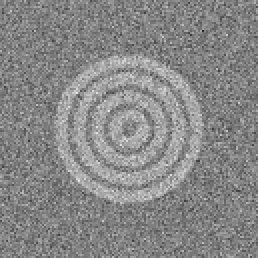
%> input picture Images/CC.png, 129 x 129 px (shown 2 times larger)
$ octave demo.m   (GNU Octave 9; MATLAB toolbox functions it lacks are replaced by stand-ins)
%> lines starting %> are read from the running program, lines starting %| are printed output that depends on the picture; in (x1, y1, x2, y2) boxes, pixels count from 0 and x2, y2 are one past the last pixel; in counts of white or black regions, pixels touching at a corner belong together; the program's own positions count from 1
### runReal.m
function res = runReal(I)
    close all;

    tic;
    [m,n] = size(I);
    R = zeros(size(I));
    block = 2^floor(log2(min(size(I))))+1;
    disp(block);
    gap = 10;

    xGrid = getGrid(block,gap,m);
    yGrid = getGrid(block,gap,n);

    iter = length(xGrid)*length(yGrid);

    fprintf('Number of Oterations = %d\n',iter);

    for x0 = xGrid
        for y0 = yGrid
            curI = I(x0:x0+block-1,y0:y0+block-1);
            curR = run(curI);

            curR(1:2,:) = 0;
            curR(end-1:end,:) = 0;
            curR(:,1:2) = 0;
            curR(:,end-1:end) = 0;

            R(x0:x0+block-1,y0:y0+block-1) = max(R(x0:x0+block-1,y0:y0+block-1),curR);
        end
    end

    res = R;
end

function grid = getGrid(block,gap,max)
    grid = zeros(1,max);
    grid(1) = 1;
    for i= 2:max
         grid(i)= grid(i-1)+block-gap;
         if grid(i)+block-1>max
            grid(i) = max-block+1;
            break;
         end
    end
    grid(grid == 0) = [];

    if length(grid)>=2 && grid(end) == grid(end-1)
        grid(end) = [];
    end

end

### runIm.m
%% Main Function

function resOut = runIm(I,prm)
    disp('Build Quad Pyramid');
    tic;
    global res;

    if ~exist('prm','var')
        prm = getPrm();
    end
    res.prm = prm;
    [n,m] = size(I);
    j = log2(n-1);

    if n ~= m
        disp('Non square image');
    elseif j-floor(j) ~=0
        disp('Image size is not a power of 2 plus 1');
    else
        bot = extractBottomLevelData(5,prm);

        g = meshgrid(1:n);
        S = sub2ind([n,n],g',g);
        res.S = S;
        %disp(S);
        N = n^2;
        res.N = N;
        sparseFlag = false;
        fClass = 'double';
        iClass = 'uint16';

        if prm.run
            sparseFlag = true;
            res.R = nan(N,N,fClass);
            res.L = nan(N,N,fClass);
            res.C = nan(N,N,fClass);
            res.Ang0 = nan(N,N,fClass);
            res.Ang1 = nan(N,N,fClass);
            res.minC = nan(N,N,fClass);
            res.maxC = nan(N,N,fClass);
            res.S0 = zeros(N,N,iClass);
            if prm.complexity == 2
                res.S1 = zeros(N,N,iClass);
            end
            res.pixels = zeros(N,N,prm.patchSize,iClass);
        else
            res.R = sparse(N,N);
            res.L = sparse(N,N);
            res.C = sparse(N,N);
            res.Ang0 = sparse(N,N);
            res.Ang1 = sparse(N,N);
            res.minC = sparse(N,N);
            res.maxC = sparse(N,N);
            res.S0 = sparse(N,N);
            if prm.complexity == 2
                res.S1 = sparse(N,N);
            end
        end

        if prm.fast
            QPFast(I,S,bot,N,prm);
        else
            QP(I,S,bot,N,prm);
        end

        if prm.minContrast>0 && prm.run
            minTest = ((res.C>0 & res.minC>=(res.C/2)) | (res.C<0 & res.maxC<=(res.C/2)));
            res.C(~minTest) = nan;
        end
        toc;

        disp('Create Edge Image');
        tic;
        if prm.run
            clear functions;
            getScores(prm);
        end
        toc;

        disp('Convert to Sparse');
        tic;
        if sparseFlag && prm.convertToSparse
            res.R = convertToSparse(res.R);
            res.L = convertToSparse(res.L);
            res.C = convertToSparse(res.C);
            res.Ang0 = convertToSparse(res.Ang0);
            res.Ang1 = convertToSparse(res.Ang1);
            res.minC = convertToSparse(res.minC);
            res.maxC = convertToSparse(res.maxC);
            res.S0 = convertToSparse(res.S0);
            if prm.complexity == 2
                res.S1 = convertToSparse(res.S1);
            end
        end
        toc;
    end

    resOut = res;
    clear res;
end

% [4 lines left out: function convertToSparse, not called in this run]

%% Quad Pyramid Recursive

function QPFast(I,S,bot,N,prm)
    global res;

    n = sqrt(N);
    w = prm.w;

    if prm.run
        step = prm.patchSize-1;
        Ipad = padarray(I,[w w],'symmetric','both');
        Ipatches = im2col(Ipad,[2*w+step+1 2*w+step+1],'sliding');
        Spatches = im2col(S,[step+1 step+1],'sliding');

        xInd = floor(step/2)+1:step:n-floor(step/2);
        xInd = xInd-floor(step/2);
        [X,Y] = meshgrid(xInd,xInd);
        Ind = sub2ind([n-step n-step],X,Y);
        Ind = Ind(:)';

        Ipatches = Ipatches(:,Ind);
        Spatches = Spatches(:,Ind);

        getBottomLevelFast(Ipatches,Spatches,bot,prm);
    end

    maxJ = log2(n-1)-1;
    for j = 2:maxJ
        m = 2^j+1;
        prefix = sprintf('merge%d_%d_%d',prm.complexity,n,m);
        fileName = sprintf('Files%d_2/%s.mat',prm.complexity,prefix);

        if ~exist(fileName,'file')
            dirName = sprintf('Files%d_2',prm.complexity);
            if ~exist(dirName,'dir')
                mkdir(dirName);
            end
            createMergeFile(prefix,fileName,prm);
        end
        if prm.run
            load(fileName)
            disp(fileName)
            mergeSquaresFast(tableSingle,prm);
            clear functions;
            clear tableSingle;
            mergeSquaresFast(tableDouble,prm);
            clear function;
            clear tableDouble;
        end
    end
end

% [29 lines left out: function QP, not called in this run]

%% Pyramid Building

% [233 lines left out: functions mergeSquares2, mergeSquares15, mergeSquaresFast, not called in this run]

function getBottomLevelFast(Ipatches,Spatches,bot,prm)

    global res;

    if prm.w == 0
        resp = (bot.lineVec)'*Ipatches;
    else
        resp = (bot.leftVec-bot.rightVec)'*Ipatches;
    end

    ind0 = Spatches(bot.p0,:);
    ind1 = Spatches(bot.p1,:);
    angle = getAngle(ind0,ind1,sqrt(res.N));
    indices = bot.indices(:);
    isZero = (indices == 0);
    indices(isZero) = 1;
    lineIndices = Spatches(indices,:);
    lineIndices(isZero,:) = 0;

    len = repmat(bot.lengthVec',[1 size(Spatches,2) ]);

    rSize = size(res.L);
    ind01 = sub2ind(rSize,ind0,ind1);
    ind10 = sub2ind(rSize,ind1,ind0);

    N = size(res.L,1);

    for cord = 1:prm.patchSize
        curCord = lineIndices(cord:(prm.patchSize):end,:);
        temp = zeros(N,N);
        temp(ind01) = curCord;
        temp(ind10) = curCord;
        res.pixels(:,:,cord) = temp;
    end

    if prm.w == 0
        con = resp./len;
    else
        con = resp./len/prm.w/2;
    end

    con(len == 0 | isnan(len)) = nan;

    if prm.removeEpsilon>0
        bad = abs(con)<(prm.removeEpsilon*prm.sigma);
        con(bad) = nan;
        len(bad) = nan;
        resp(bad) = nan;
    end

    res.R(ind01) = resp;
    res.R(ind10) = -resp;
    res.L(ind01) = len;
    res.L(ind10) = len;
    res.C(ind01) = con;
    res.C(ind10) = -con;
    res.Ang0(ind01) = angle;
    res.Ang1(ind01) = angle;
    angle2 = mod(angle+180,360);
    res.Ang0(ind10) = angle2;
    res.Ang1(ind10) = angle2;
end

% [46 lines left out: function getBottomLevel, not called in this run]

%% Preprocessing for the Bottom Level Filters

function bot = extractBottomLevelData(n,prm)

    w = prm.w;
    nBig = n+2*w;

    fileName = sprintf('Files/bot%d_%d.mat',n,w);

    if exist(fileName,'file')
        load(fileName);
        return;
    end

    pairs = nchoosek(4,2)*n^2;
    lineVec = zeros(n^2,pairs);
    leftVec = zeros(nBig^2,pairs);
    rightVec = zeros(nBig^2,pairs);
    lengthVec = zeros(1,pairs);
    p0 = zeros(1,pairs);
    p1 = zeros(1,pairs);
    indices = zeros(prm.patchSize,pairs);

    index = 1;

    for e0 = 1:3
        for e1 = e0+1:4
            for v0 = 1:n
                [x0,y0] = getVerticesFromPatchIndices(e0,v0,n);
                for v1 = 1:n
                    [x1,y1] = getVerticesFromPatchIndices(e1,v1,n);
                    p0(index) = sub2ind([n,n],x0,y0);
                    p1(index) = sub2ind([n,n],x1,y1);
                    [P,L] = getLine(n,x0,y0,x1,y1);
                    curIndices = find(P);
                    indices(1:length(curIndices),index) = curIndices;

                    line = P;
                    left = zeros(nBig);
                    right = zeros(nBig);

                    dx = x1-x0;
                    dy = y1-y0;

                    if abs(dx)>abs(dy)
                        dy = -sign(dx);
                        dx = 0;
                    else
                        dx = sign(dy);
                        dy = 0;
                    end
                    dx = sign(dx);
                    dy = sign(dy);

                    for k=1:w
                        x = w+dx*k+1; y = w+dy*k+1;
                        right(x:x+n-1,y:y+n-1) = right(x:x+n-1,y:y+n-1)+line;
                        x = w-dx*k+1; y = w-dy*k+1;
                        left(x:x+n-1,y:y+n-1) = left(x:x+n-1,y:y+n-1)+line;
                    end

                    right(right>1) = 1;
                    left(left>1) = 1;

                    %figure, imshow(imresize((right-left+1)/2,30));
                    %disp(L);
                    %disp(right-left);
                    %fprintf('\n(%d,%d)\n',x0,y0);

                    lineVec(:,index) = reshape(line,[n^2 1]);
                    leftVec(:,index) = reshape(left,[nBig^2 1]);
                    rightVec(:,index) = reshape(right,[nBig^2 1]);
                    lengthVec(index) = L;
                    index = index+1;
                end
            end
        end
    end

    bot.lineVec = lineVec;
    bot.leftVec = leftVec;
    bot.rightVec = rightVec;
    bot.lengthVec = lengthVec;
    bot.pairs = pairs;
    bot.p0 = p0;
    bot.p1 = p1;
    bot.indices = indices;
    s.bot = bot;
    save(fileName,'-struct','s','-v7.3');
end

% [66 lines left out: functions getLine, getVerticesFromPatchIndices, not called in this run]

%% Post Processing

% [135 lines left out: functions getScores, addEdge, not called in this run]

%% Sub Functions

% [4 lines left out: function subIm, not called in this run]

function createMergeFile(prefix,fileName,prm)
    c = dir(sprintf('Files%d',prm.complexity));

    resSingle = [];
    resDouble = [];

    for i=1:length(c)
        name = c(i).name;

        if strfind(name,prefix) == 1
            load(sprintf('Files%d/%s',prm.complexity,name));
            resSingle = [resSingle;tableSingle];
            resDouble = [resDouble;tableDouble];
        end
    end

    s.tableSingle = resSingle;
    s.tableDouble = resDouble;

    if ~isempty(c)
        save(fileName, '-struct', 's','-v7.3');
    end
end

% [8 lines left out: function threshold, not called in this run]

function angle = getAngle(ind0,ind1,n)
    [x0,y0] = ind2sub([n,n],ind0);
    [x1,y1] = ind2sub([n,n],ind1);
    v1 = x1-x0;
    v2 = y1-y0;

    angle = atan(v2./v1);
    angle = 180*angle/pi;

    fix = v1<0;
    angle(fix) = angle(fix)+180;
    angle = mod(angle,360);
end

### run.m
function [E,I] = run( I,prm,disp )
    if ~exist('prm','var')
        prm = getPrm();
    end

    if ~exist('disp','var')
        disp = false;
    end

    I = im2double(I);
    res = runIm(I,prm);
    E = res.E;

    if prm.addShift
        Inew = zeros(size(I));
        Is = I(3:end,3:end);
        Inew(1:end-2,1:end-2) = Is;
        Inew(end-1:end,1:end) = I(1:2,1:end);
        Inew(1:end,end-1:end) = I(1:end,1:2);
        res = runIm(Inew,prm);
        Enew = res.E;
        E(3:end,3:end) = max(E(3:end,3:end),Enew(1:end-2,1:end-2));
    end

    if disp
        E = E./max(E(:));
        [a,name,c] = fileparts(imgStr);
        imwrite(E,sprintf('%s_res.png',name));
        figure;
        subplot(1,2,1);imshow(I);
        subplot(1,2,2);imshow(E);
    end
end

### getPrm.m
%% Parameters
function prm = getPrm()
    % Variables
    prm.minContrast = 9;
    prm.removeEpsilon = 0.248;
    prm.nmsFact = 0.75;
    prm.maxTurn = 35;
    prm.maxNumOfEdges = 50;
    prm.addShift = false;

    % Constants
    prm.complexity = 15;
    prm.w = 2;
    prm.sigma = 0.1;
    prm.patchSize = 5;
    prm.fast = true;
    prm.run = true;
    prm.convertToSparse = false;
    prm.algoName = {'QP','TPT','OM','Canny','Lines','Sobel'};
    prm.algo = prm.algoName{1};
end

### demo.m
clc;
clear all;
close all;

%% Real Image
% [5 lines of commented-out code are left out]

profile on;
%% Simulation Image
I = im2double(imread('Images/CC.png'));
%> I: size 129x129 double; min 0.133, max 0.918, mean 0.531
I = imresize(I,[65 65]);
%> I: size 65x65 double
E = runReal(I);
%| 65
%| Number of Oterations = 1
%> in QPFast, `Ipad = padarray(I,[w w],'symmetric','both');`:
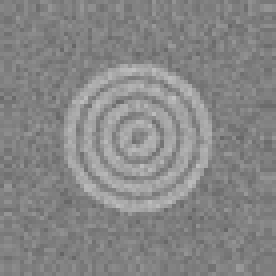
%> Ipad: size 69x69 double (shown 4 times larger); min 0.394, max 0.76, mean 0.528
%> in QPFast, `Ipatches = Ipatches(:,Ind);`:
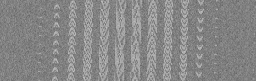
%> Ipatches: size 81x256 double; min 0.394, max 0.76, mean 0.532
%> in getAngle, `angle(fix) = angle(fix)+180;`:
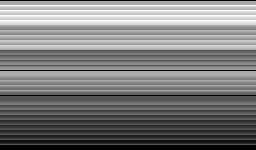
%> angle: size 150x256 double; 2.67% of the values are NaN or infinite; the others: min -90, max 180, mean 45; drawn with min black, max white, NaN and infinite black
%> in getBottomLevelFast, `lineIndices(isZero,:) = 0;`:
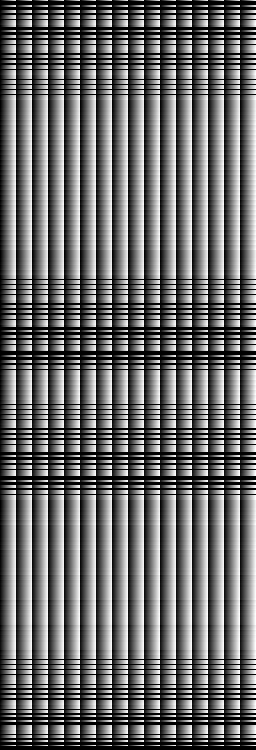
%> lineIndices: size 750x256 double; min 0, max 4225, mean 1774.5; drawn with min black and max white
%> in getBottomLevelFast, `con = resp./len/prm.w/2;`:
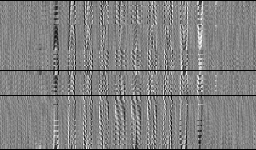
%> con: size 150x256 double; 2.67% of the values are NaN or infinite; the others: min -0.11, max 0.102, mean 9.17e-05; drawn with min black, max white, NaN and infinite black
%> in getBottomLevelFast, `con(len == 0 | isnan(len)) = nan;`: con: size 150x256 double; 2.67% of pixels changed, all inside (x1, y1, x2, y2) = (0, 0, 256, 150)
%> in getBottomLevelFast, `bad = abs(con)<(prm.removeEpsilon*prm.sigma);`:
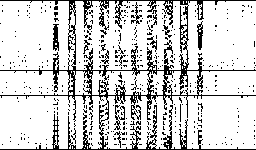
%> bad: size 150x256 logical; 82.1% white; black in thin lines or dots
%> in getBottomLevelFast, `resp(bad) = nan;`:
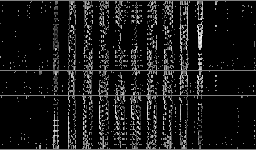
%> resp: size 150x256 double; 82.13% of the values are NaN or infinite; the others: min -1.72, max 1.62, mean 0.00385; drawn with min black, max white, NaN and infinite black
%> the run ends on the next line

$ run again, with Images/Sines.png copied over Images/CC.png
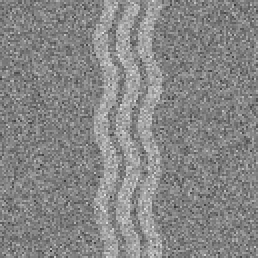
%> input picture Images/Sines.png, 129 x 129 px (shown 2 times larger)
%| 65
%| Number of Oterations = 1
%> in getBottomLevelFast, `bad = abs(con)<(prm.removeEpsilon*prm.sigma);`:
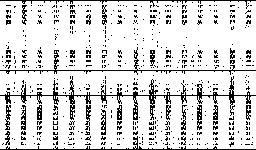
%> bad: size 150x256 logical; 85.4% white; black in thin lines or dots
%> in getBottomLevelFast, `resp(bad) = nan;`:
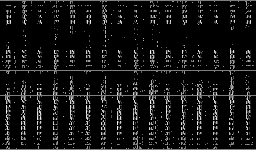
%> resp: size 150x256 double; 85.36% of the values are NaN or infinite; the others: min -1.4, max 1.4, mean 0.00171; drawn with min black, max white, NaN and infinite black

$ run again, with Images/Sqr.png copied over Images/CC.png
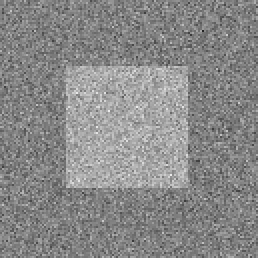
%> input picture Images/Sqr.png, 129 x 129 px (shown 2 times larger)
%| 65
%| Number of Oterations = 1
%> in getBottomLevelFast, `bad = abs(con)<(prm.removeEpsilon*prm.sigma);`:
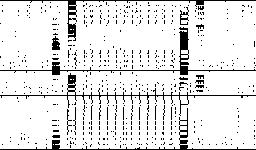
%> bad: size 150x256 logical; 89.8% white; black in thin lines or dots
%> in getBottomLevelFast, `resp(bad) = nan;`:
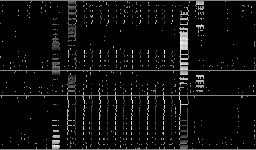
%> resp: size 150x256 double; 89.85% of the values are NaN or infinite; the others: min -1.81, max 1.62, mean -0.00967; drawn with min black, max white, NaN and infinite black
